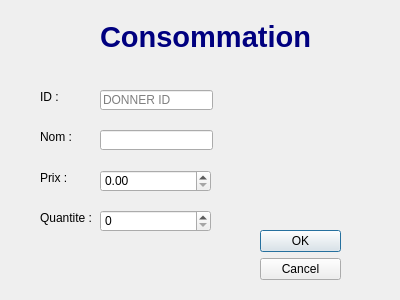
<?xml version="1.0" encoding="UTF-8"?>
<ui version="4.0">
 <class>add_consomation</class>
 <widget class="QDialog" name="add_consomation">
  <property name="geometry">
   <rect>
    <x>0</x>
    <y>0</y>
    <width>400</width>
    <height>300</height>
   </rect>
  </property>
  <property name="windowTitle">
   <string>Smart cinema</string>
  </property>
  <property name="styleSheet">
   <string notr="true">border-image: url(:/new/prefix3/beige.jpg);</string>
  </property>
  <widget class="QDialogButtonBox" name="buttonBox">
   <property name="geometry">
    <rect>
     <x>260</x>
     <y>230</y>
     <width>81</width>
     <height>61</height>
    </rect>
   </property>
   <property name="styleSheet">
    <string notr="true">border-image: url(:/new/prefix3/orange.png);
</string>
   </property>
   <property name="orientation">
    <enum>Qt::Vertical</enum>
   </property>
   <property name="standardButtons">
    <set>QDialogButtonBox::Cancel|QDialogButtonBox::Ok</set>
   </property>
  </widget>
  <widget class="QLabel" name="label_6">
   <property name="geometry">
    <rect>
     <x>40</x>
     <y>210</y>
     <width>61</width>
     <height>16</height>
    </rect>
   </property>
   <property name="text">
    <string>Quantite :</string>
   </property>
  </widget>
  <widget class="QLabel" name="label_3">
   <property name="geometry">
    <rect>
     <x>40</x>
     <y>170</y>
     <width>41</width>
     <height>16</height>
    </rect>
   </property>
   <property name="text">
    <string>Prix :</string>
   </property>
  </widget>
  <widget class="QSpinBox" name="quant_cons">
   <property name="geometry">
    <rect>
     <x>100</x>
     <y>210</y>
     <width>111</width>
     <height>22</height>
    </rect>
   </property>
   <property name="styleSheet">
    <string notr="true">border-image: whit</string>
   </property>
  </widget>
  <widget class="QLineEdit" name="id_cons">
   <property name="geometry">
    <rect>
     <x>100</x>
     <y>90</y>
     <width>113</width>
     <height>20</height>
    </rect>
   </property>
   <property name="styleSheet">
    <string notr="true">border-image: whit</string>
   </property>
   <property name="maxLength">
    <number>8</number>
   </property>
   <property name="placeholderText">
    <string>DONNER ID</string>
   </property>
  </widget>
  <widget class="QLabel" name="label_5">
   <property name="geometry">
    <rect>
     <x>40</x>
     <y>130</y>
     <width>47</width>
     <height>13</height>
    </rect>
   </property>
   <property name="text">
    <string>Nom :</string>
   </property>
  </widget>
  <widget class="QLabel" name="label_4">
   <property name="geometry">
    <rect>
     <x>70</x>
     <y>20</y>
     <width>271</width>
     <height>31</height>
    </rect>
   </property>
   <property name="text">
    <string>&lt;html&gt;&lt;head/&gt;&lt;body&gt;&lt;p align=&quot;center&quot;&gt;&lt;span style=&quot; font-size:22pt; font-weight:600; color:#00007f;&quot;&gt;Consommation&lt;/span&gt;&lt;/p&gt;&lt;/body&gt;&lt;/html&gt;</string>
   </property>
  </widget>
  <widget class="QLineEdit" name="nom_cons">
   <property name="geometry">
    <rect>
     <x>100</x>
     <y>130</y>
     <width>113</width>
     <height>20</height>
    </rect>
   </property>
   <property name="styleSheet">
    <string notr="true">border-image: whit</string>
   </property>
   <property name="maxLength">
    <number>20</number>
   </property>
  </widget>
  <widget class="QLabel" name="label_7">
   <property name="geometry">
    <rect>
     <x>40</x>
     <y>90</y>
     <width>47</width>
     <height>13</height>
    </rect>
   </property>
   <property name="text">
    <string>ID :</string>
   </property>
  </widget>
  <widget class="QDoubleSpinBox" name="prix_cons">
   <property name="geometry">
    <rect>
     <x>100</x>
     <y>170</y>
     <width>111</width>
     <height>22</height>
    </rect>
   </property>
   <property name="styleSheet">
    <string notr="true">border-image: whit</string>
   </property>
  </widget>
 </widget>
 <resources/>
 <connections/>
</ui>
